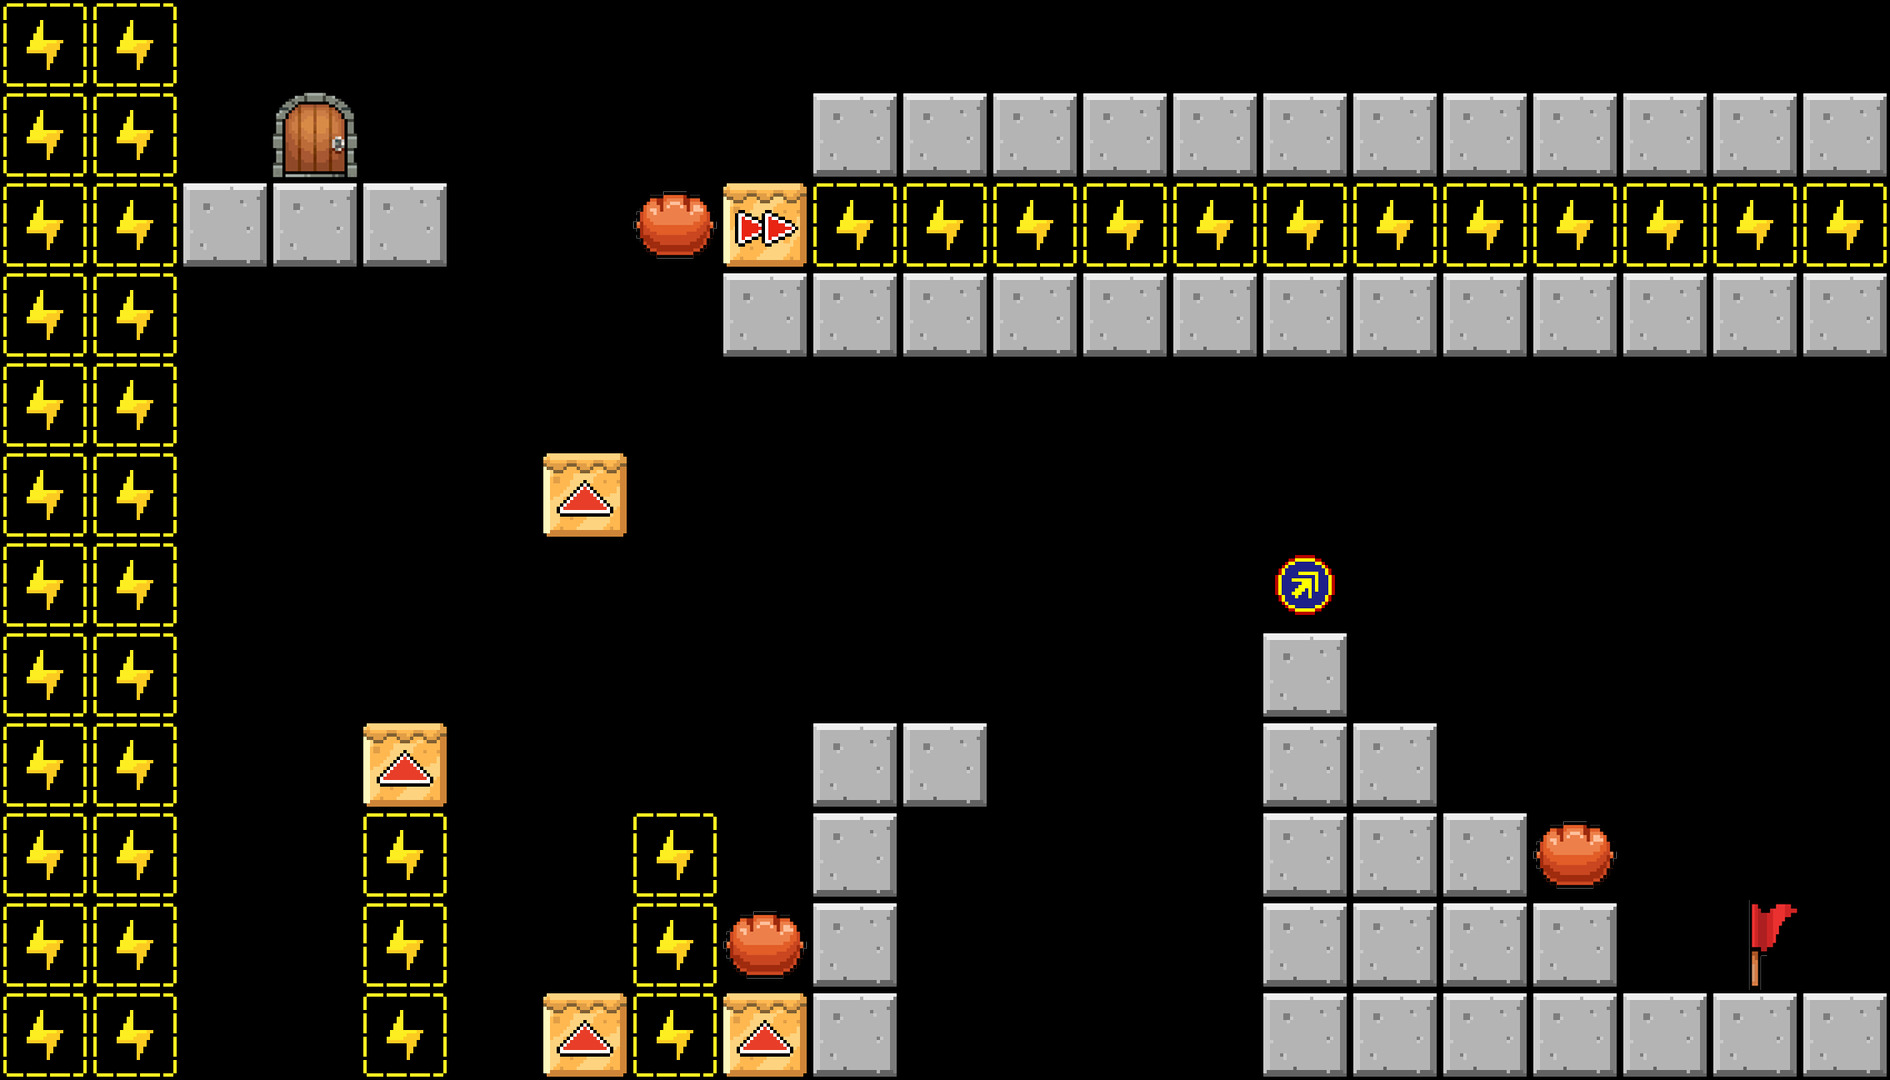

Tiled map render using the project's own tile images. Description and the whole map definition, tile-layer contents included, below:
An orthogonal 21x12 tile map with 90x90 px tiles, 1 tile layer (TileLayer).

<map version="1.5" tiledversion="1.7.2" orientation="orthogonal" renderorder="right-down" width="21" height="12" tilewidth="90" tileheight="90" infinite="0" nextlayerid="2" nextobjectid="1">
 <tileset firstgid="1" source="tile_90.tsx" />
 <layer id="1" name="TileLayer" width="21" height="12">
  <data encoding="csv">
17,17,0,0,0,0,0,0,0,0,0,0,0,0,0,0,0,0,0,0,0,
17,17,0,2,0,0,0,0,0,6,6,6,6,6,6,6,6,6,6,6,6,
17,17,6,6,6,0,0,3,20,17,17,17,17,17,17,17,17,17,17,17,17,
17,17,0,0,0,0,0,0,6,6,6,6,6,6,6,6,6,6,6,6,6,
17,17,0,0,0,0,0,0,0,0,0,0,0,0,0,0,0,0,0,0,0,
17,17,0,0,0,0,18,0,0,0,0,0,0,0,0,0,0,0,0,0,0,
17,17,0,0,0,0,0,0,0,0,0,0,0,0,4,0,0,0,0,0,0,
17,17,0,0,0,0,0,0,0,0,0,0,0,0,6,0,0,0,0,0,0,
17,17,0,0,18,0,0,0,0,6,6,0,0,0,6,6,0,0,0,0,0,
17,17,0,0,17,0,0,17,0,6,0,0,0,0,6,6,6,3,0,0,0,
17,17,0,0,17,0,0,17,3,6,0,0,0,0,6,6,6,6,0,1,0,
17,17,0,0,17,0,18,17,18,6,0,0,0,0,6,6,6,6,6,6,6
</data>
 </layer>
</map>
